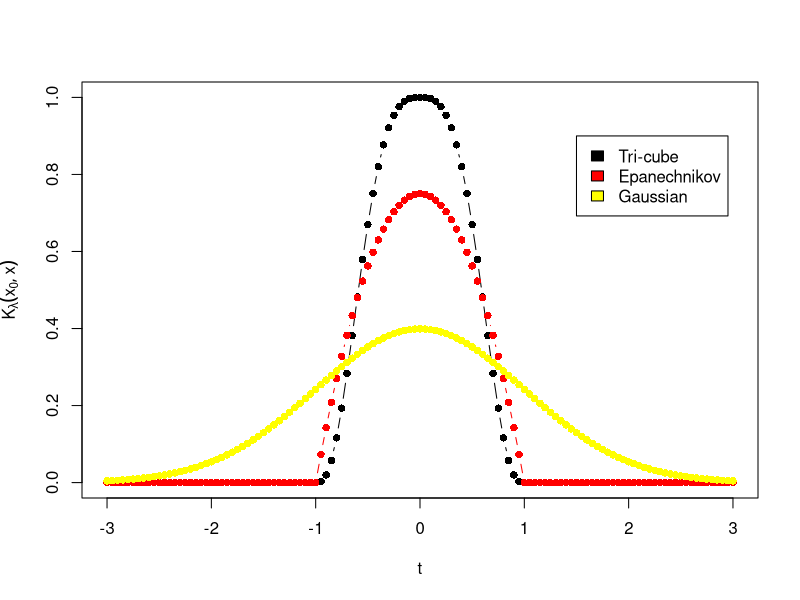

Reproduce this figure in R.
##Figure 6.2
t <- seq(-3,3,0.05)
#Epanechnikov
D.e <- ifelse(abs(t)<=1,3/4*(1-t^2),0)
#Tri-cube
D.t <- ifelse(abs(t)<=1,(1-(abs(t))^3)^3,0)
#Gaussian
D.g <- dnorm(t,0,1)

plot(t, D.t, lty=1, type = "b", pch=16 ,col="black",xlab = "t" ,ylab = expression(K[lambda](x[0],x)))
lines(t, D.e, lty=1, type = "b", pch=16 ,col="red")
lines(t, D.g, lty=1, type = "b", pch=16 ,col="yellow")
legend(1.5,0.9, legend=c("Tri-cube","Epanechnikov","Gaussian"), fill = c("black","red","yellow"))
